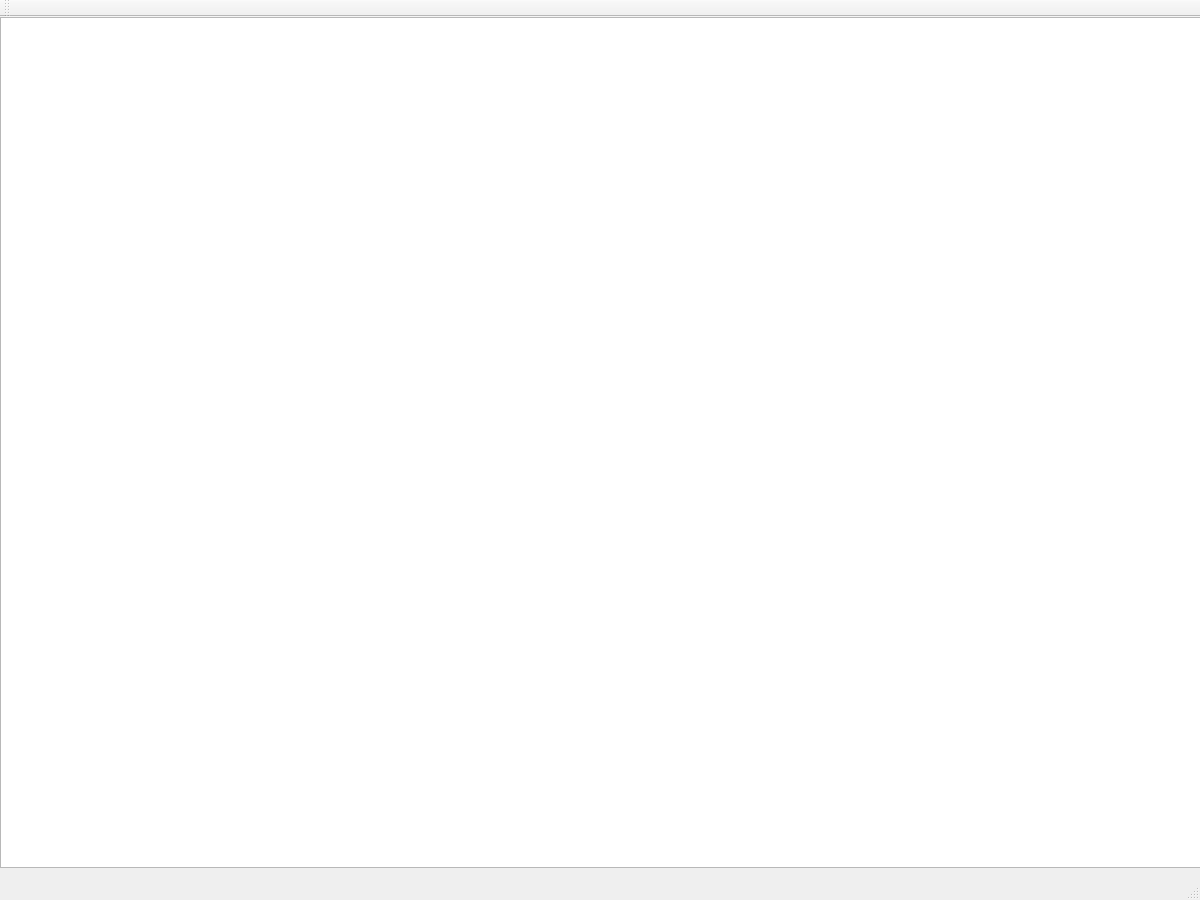
<?xml version="1.0" encoding="UTF-8"?>
<ui version="4.0">
 <class>MainWindow</class>
 <widget class="QMainWindow" name="MainWindow">
  <property name="geometry">
   <rect>
    <x>0</x>
    <y>0</y>
    <width>1200</width>
    <height>900</height>
   </rect>
  </property>
  <property name="focusPolicy">
   <enum>Qt::StrongFocus</enum>
  </property>
  <property name="windowTitle">
   <string>MainWindow</string>
  </property>
  <widget class="QWidget" name="centralWidget">
   <widget class="QGraphicsView" name="graphicsView">
    <property name="geometry">
     <rect>
      <x>0</x>
      <y>0</y>
      <width>1201</width>
      <height>851</height>
     </rect>
    </property>
    <property name="focusPolicy">
     <enum>Qt::NoFocus</enum>
    </property>
   </widget>
  </widget>
  <widget class="QMenuBar" name="menuBar">
   <property name="geometry">
    <rect>
     <x>0</x>
     <y>0</y>
     <width>1200</width>
     <height>27</height>
    </rect>
   </property>
  </widget>
  <widget class="QToolBar" name="mainToolBar">
   <attribute name="toolBarArea">
    <enum>TopToolBarArea</enum>
   </attribute>
   <attribute name="toolBarBreak">
    <bool>false</bool>
   </attribute>
  </widget>
  <widget class="QStatusBar" name="statusBar"/>
 </widget>
 <layoutdefault spacing="6" margin="11"/>
 <resources/>
 <connections/>
</ui>
